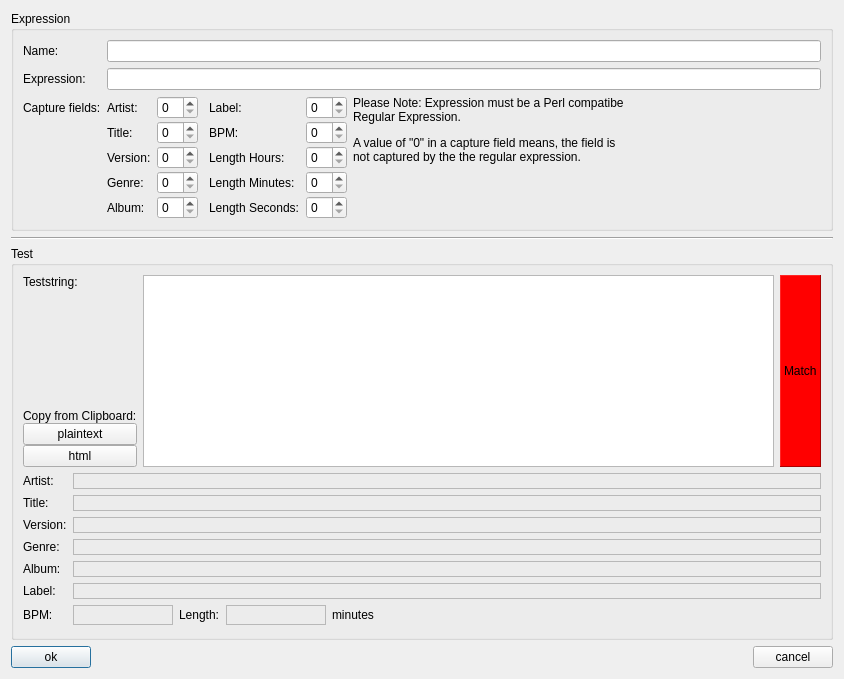
<?xml version="1.0" encoding="UTF-8"?>
<ui version="4.0">
 <class>RegExpEditClass</class>
 <widget class="QDialog" name="RegExpEditClass">
  <property name="windowModality">
   <enum>Qt::ApplicationModal</enum>
  </property>
  <property name="geometry">
   <rect>
    <x>0</x>
    <y>0</y>
    <width>844</width>
    <height>679</height>
   </rect>
  </property>
  <property name="windowTitle">
   <string>WinMusik Regular Expression Editor</string>
  </property>
  <property name="windowIcon">
   <iconset resource="../../resources.qrc">
    <normaloff>:/logo/resources/icon64.png</normaloff>:/logo/resources/icon64.png</iconset>
  </property>
  <layout class="QVBoxLayout" name="verticalLayout">
   <item>
    <widget class="QGroupBox" name="formGroupBox_2">
     <property name="title">
      <string>Expression</string>
     </property>
     <layout class="QFormLayout" name="formLayout_2">
      <item row="0" column="0">
       <widget class="QLabel" name="label">
        <property name="text">
         <string>Name:</string>
        </property>
       </widget>
      </item>
      <item row="1" column="0">
       <widget class="QLabel" name="label_2">
        <property name="text">
         <string>Expression:</string>
        </property>
       </widget>
      </item>
      <item row="1" column="1">
       <widget class="QLineEdit" name="pattern"/>
      </item>
      <item row="2" column="0">
       <widget class="QLabel" name="label_3">
        <property name="text">
         <string>Capture fields:</string>
        </property>
       </widget>
      </item>
      <item row="2" column="1">
       <layout class="QHBoxLayout" name="horizontalLayout_2">
        <item>
         <layout class="QFormLayout" name="formLayout">
          <property name="horizontalSpacing">
           <number>6</number>
          </property>
          <property name="verticalSpacing">
           <number>2</number>
          </property>
          <item row="0" column="0">
           <widget class="QLabel" name="label_4">
            <property name="text">
             <string>Artist:</string>
            </property>
           </widget>
          </item>
          <item row="3" column="0">
           <widget class="QLabel" name="label_7">
            <property name="text">
             <string>Genre:</string>
            </property>
           </widget>
          </item>
          <item row="4" column="0">
           <widget class="QLabel" name="label_12">
            <property name="text">
             <string>Album:</string>
            </property>
           </widget>
          </item>
          <item row="0" column="1">
           <widget class="QSpinBox" name="capture_artist">
            <property name="sizePolicy">
             <sizepolicy hsizetype="Preferred" vsizetype="Fixed">
              <horstretch>0</horstretch>
              <verstretch>0</verstretch>
             </sizepolicy>
            </property>
           </widget>
          </item>
          <item row="1" column="1">
           <widget class="QSpinBox" name="capture_title">
            <property name="sizePolicy">
             <sizepolicy hsizetype="Preferred" vsizetype="Fixed">
              <horstretch>0</horstretch>
              <verstretch>0</verstretch>
             </sizepolicy>
            </property>
           </widget>
          </item>
          <item row="2" column="1">
           <widget class="QSpinBox" name="capture_version">
            <property name="sizePolicy">
             <sizepolicy hsizetype="Preferred" vsizetype="Fixed">
              <horstretch>0</horstretch>
              <verstretch>0</verstretch>
             </sizepolicy>
            </property>
           </widget>
          </item>
          <item row="3" column="1">
           <widget class="QSpinBox" name="capture_genre">
            <property name="sizePolicy">
             <sizepolicy hsizetype="Preferred" vsizetype="Fixed">
              <horstretch>0</horstretch>
              <verstretch>0</verstretch>
             </sizepolicy>
            </property>
           </widget>
          </item>
          <item row="4" column="1">
           <widget class="QSpinBox" name="capture_album">
            <property name="sizePolicy">
             <sizepolicy hsizetype="Preferred" vsizetype="Fixed">
              <horstretch>0</horstretch>
              <verstretch>0</verstretch>
             </sizepolicy>
            </property>
           </widget>
          </item>
          <item row="2" column="0">
           <widget class="QLabel" name="label_6">
            <property name="text">
             <string>Version:</string>
            </property>
           </widget>
          </item>
          <item row="1" column="0">
           <widget class="QLabel" name="label_16">
            <property name="text">
             <string>Title:</string>
            </property>
           </widget>
          </item>
         </layout>
        </item>
        <item>
         <layout class="QFormLayout" name="formLayout_4">
          <property name="verticalSpacing">
           <number>2</number>
          </property>
          <property name="leftMargin">
           <number>5</number>
          </property>
          <item row="0" column="0">
           <widget class="QLabel" name="label_8">
            <property name="text">
             <string>Label:</string>
            </property>
           </widget>
          </item>
          <item row="0" column="1">
           <widget class="QSpinBox" name="capture_label"/>
          </item>
          <item row="1" column="0">
           <widget class="QLabel" name="label_13">
            <property name="text">
             <string>BPM:</string>
            </property>
           </widget>
          </item>
          <item row="2" column="0">
           <widget class="QLabel" name="label_9">
            <property name="text">
             <string>Length Hours:</string>
            </property>
           </widget>
          </item>
          <item row="3" column="0">
           <widget class="QLabel" name="label_10">
            <property name="text">
             <string>Length Minutes:</string>
            </property>
           </widget>
          </item>
          <item row="4" column="0">
           <widget class="QLabel" name="label_11">
            <property name="text">
             <string>Length Seconds:</string>
            </property>
           </widget>
          </item>
          <item row="1" column="1">
           <widget class="QSpinBox" name="capture_bpm"/>
          </item>
          <item row="2" column="1">
           <widget class="QSpinBox" name="capture_hours"/>
          </item>
          <item row="3" column="1">
           <widget class="QSpinBox" name="capture_minutes"/>
          </item>
          <item row="4" column="1">
           <widget class="QSpinBox" name="capture_seconds"/>
          </item>
         </layout>
        </item>
        <item>
         <widget class="QLabel" name="label_23">
          <property name="text">
           <string>&lt;html&gt;&lt;head/&gt;&lt;body&gt;&lt;p&gt;Please Note: Expression must be a Perl compatibe Regular Expression.&lt;/p&gt;&lt;p&gt;A value of &amp;quot;0&amp;quot; in a capture field means, the field is not captured by the the regular expression.&lt;/p&gt;&lt;p&gt;&lt;br/&gt;&lt;/p&gt;&lt;/body&gt;&lt;/html&gt;</string>
          </property>
          <property name="scaledContents">
           <bool>false</bool>
          </property>
          <property name="alignment">
           <set>Qt::AlignLeading|Qt::AlignLeft|Qt::AlignTop</set>
          </property>
          <property name="wordWrap">
           <bool>true</bool>
          </property>
         </widget>
        </item>
        <item>
         <spacer name="horizontalSpacer_2">
          <property name="orientation">
           <enum>Qt::Horizontal</enum>
          </property>
          <property name="sizeHint" stdset="0">
           <size>
            <width>40</width>
            <height>20</height>
           </size>
          </property>
         </spacer>
        </item>
       </layout>
      </item>
      <item row="0" column="1">
       <layout class="QHBoxLayout" name="horizontalLayout_5">
        <item>
         <widget class="QLineEdit" name="name"/>
        </item>
       </layout>
      </item>
     </layout>
    </widget>
   </item>
   <item>
    <widget class="Line" name="line">
     <property name="orientation">
      <enum>Qt::Horizontal</enum>
     </property>
    </widget>
   </item>
   <item>
    <widget class="QGroupBox" name="groupBox">
     <property name="sizePolicy">
      <sizepolicy hsizetype="Preferred" vsizetype="Expanding">
       <horstretch>0</horstretch>
       <verstretch>0</verstretch>
      </sizepolicy>
     </property>
     <property name="title">
      <string>Test</string>
     </property>
     <layout class="QVBoxLayout" name="verticalLayout_2">
      <item>
       <layout class="QHBoxLayout" name="horizontalLayout_3">
        <item>
         <layout class="QVBoxLayout" name="verticalLayout_3">
          <property name="spacing">
           <number>0</number>
          </property>
          <property name="leftMargin">
           <number>0</number>
          </property>
          <item>
           <widget class="QLabel" name="label_14">
            <property name="text">
             <string>Teststring:</string>
            </property>
           </widget>
          </item>
          <item>
           <spacer name="verticalSpacer_2">
            <property name="orientation">
             <enum>Qt::Vertical</enum>
            </property>
            <property name="sizeHint" stdset="0">
             <size>
              <width>20</width>
              <height>40</height>
             </size>
            </property>
           </spacer>
          </item>
          <item>
           <widget class="QLabel" name="label_25">
            <property name="text">
             <string>Copy from Clipboard:</string>
            </property>
            <property name="scaledContents">
             <bool>false</bool>
            </property>
            <property name="wordWrap">
             <bool>true</bool>
            </property>
           </widget>
          </item>
          <item>
           <widget class="QPushButton" name="copyPlaintext">
            <property name="text">
             <string>plaintext</string>
            </property>
           </widget>
          </item>
          <item>
           <widget class="QPushButton" name="copyHTML">
            <property name="text">
             <string>html</string>
            </property>
           </widget>
          </item>
         </layout>
        </item>
        <item>
         <widget class="QPlainTextEdit" name="teststring">
          <property name="readOnly">
           <bool>false</bool>
          </property>
         </widget>
        </item>
        <item>
         <widget class="QLabel" name="match_indicator">
          <property name="styleSheet">
           <string notr="true">background: red;</string>
          </property>
          <property name="frameShape">
           <enum>QFrame::Panel</enum>
          </property>
          <property name="frameShadow">
           <enum>QFrame::Raised</enum>
          </property>
          <property name="text">
           <string>Match</string>
          </property>
         </widget>
        </item>
       </layout>
      </item>
      <item>
       <layout class="QFormLayout" name="formLayout_3">
        <property name="fieldGrowthPolicy">
         <enum>QFormLayout::AllNonFixedFieldsGrow</enum>
        </property>
        <item row="0" column="0">
         <widget class="QLabel" name="label_15">
          <property name="text">
           <string>Artist:</string>
          </property>
         </widget>
        </item>
        <item row="0" column="1">
         <widget class="QLabel" name="test_artist">
          <property name="frameShape">
           <enum>QFrame::StyledPanel</enum>
          </property>
          <property name="frameShadow">
           <enum>QFrame::Plain</enum>
          </property>
          <property name="text">
           <string/>
          </property>
         </widget>
        </item>
        <item row="1" column="0">
         <widget class="QLabel" name="label_5">
          <property name="text">
           <string>Title:</string>
          </property>
         </widget>
        </item>
        <item row="1" column="1">
         <widget class="QLabel" name="test_title">
          <property name="frameShape">
           <enum>QFrame::StyledPanel</enum>
          </property>
          <property name="frameShadow">
           <enum>QFrame::Plain</enum>
          </property>
          <property name="text">
           <string/>
          </property>
         </widget>
        </item>
        <item row="2" column="0">
         <widget class="QLabel" name="label_17">
          <property name="text">
           <string>Version:</string>
          </property>
         </widget>
        </item>
        <item row="2" column="1">
         <widget class="QLabel" name="test_version">
          <property name="frameShape">
           <enum>QFrame::StyledPanel</enum>
          </property>
          <property name="frameShadow">
           <enum>QFrame::Plain</enum>
          </property>
          <property name="text">
           <string/>
          </property>
         </widget>
        </item>
        <item row="3" column="0">
         <widget class="QLabel" name="label_18">
          <property name="text">
           <string>Genre:</string>
          </property>
         </widget>
        </item>
        <item row="3" column="1">
         <widget class="QLabel" name="test_genre">
          <property name="frameShape">
           <enum>QFrame::StyledPanel</enum>
          </property>
          <property name="frameShadow">
           <enum>QFrame::Plain</enum>
          </property>
          <property name="text">
           <string/>
          </property>
         </widget>
        </item>
        <item row="4" column="0">
         <widget class="QLabel" name="label_19">
          <property name="text">
           <string>Album:</string>
          </property>
         </widget>
        </item>
        <item row="4" column="1">
         <widget class="QLabel" name="test_album">
          <property name="frameShape">
           <enum>QFrame::StyledPanel</enum>
          </property>
          <property name="frameShadow">
           <enum>QFrame::Plain</enum>
          </property>
          <property name="text">
           <string/>
          </property>
         </widget>
        </item>
        <item row="5" column="0">
         <widget class="QLabel" name="label_20">
          <property name="text">
           <string>Label:</string>
          </property>
         </widget>
        </item>
        <item row="5" column="1">
         <widget class="QLabel" name="test_label">
          <property name="frameShape">
           <enum>QFrame::StyledPanel</enum>
          </property>
          <property name="frameShadow">
           <enum>QFrame::Plain</enum>
          </property>
          <property name="text">
           <string/>
          </property>
         </widget>
        </item>
        <item row="6" column="0">
         <widget class="QLabel" name="label_21">
          <property name="text">
           <string>BPM:</string>
          </property>
         </widget>
        </item>
        <item row="6" column="1">
         <layout class="QHBoxLayout" name="horizontalLayout_4">
          <property name="spacing">
           <number>6</number>
          </property>
          <item>
           <widget class="QLabel" name="test_bpm">
            <property name="minimumSize">
             <size>
              <width>100</width>
              <height>0</height>
             </size>
            </property>
            <property name="frameShape">
             <enum>QFrame::StyledPanel</enum>
            </property>
            <property name="frameShadow">
             <enum>QFrame::Plain</enum>
            </property>
            <property name="text">
             <string/>
            </property>
           </widget>
          </item>
          <item>
           <widget class="QLabel" name="label_22">
            <property name="text">
             <string>Length:</string>
            </property>
           </widget>
          </item>
          <item>
           <widget class="QLabel" name="test_length">
            <property name="minimumSize">
             <size>
              <width>100</width>
              <height>0</height>
             </size>
            </property>
            <property name="frameShape">
             <enum>QFrame::StyledPanel</enum>
            </property>
            <property name="frameShadow">
             <enum>QFrame::Plain</enum>
            </property>
            <property name="text">
             <string/>
            </property>
           </widget>
          </item>
          <item>
           <widget class="QLabel" name="label_24">
            <property name="text">
             <string>minutes</string>
            </property>
           </widget>
          </item>
          <item>
           <spacer name="horizontalSpacer_3">
            <property name="orientation">
             <enum>Qt::Horizontal</enum>
            </property>
            <property name="sizeHint" stdset="0">
             <size>
              <width>40</width>
              <height>20</height>
             </size>
            </property>
           </spacer>
          </item>
         </layout>
        </item>
       </layout>
      </item>
      <item>
       <spacer name="verticalSpacer">
        <property name="orientation">
         <enum>Qt::Vertical</enum>
        </property>
        <property name="sizeHint" stdset="0">
         <size>
          <width>20</width>
          <height>40</height>
         </size>
        </property>
       </spacer>
      </item>
     </layout>
    </widget>
   </item>
   <item>
    <layout class="QHBoxLayout" name="horizontalLayout">
     <item>
      <widget class="QPushButton" name="okButton">
       <property name="text">
        <string>ok</string>
       </property>
       <property name="icon">
        <iconset resource="../../resources.qrc">
         <normaloff>:/icons/resources/button_ok.png</normaloff>:/icons/resources/button_ok.png</iconset>
       </property>
       <property name="iconSize">
        <size>
         <width>16</width>
         <height>16</height>
        </size>
       </property>
       <property name="default">
        <bool>true</bool>
       </property>
       <property name="flat">
        <bool>false</bool>
       </property>
      </widget>
     </item>
     <item>
      <spacer name="horizontalSpacer">
       <property name="orientation">
        <enum>Qt::Horizontal</enum>
       </property>
       <property name="sizeHint" stdset="0">
        <size>
         <width>40</width>
         <height>20</height>
        </size>
       </property>
      </spacer>
     </item>
     <item>
      <widget class="QPushButton" name="cancelButton">
       <property name="text">
        <string>cancel</string>
       </property>
       <property name="icon">
        <iconset resource="../../resources.qrc">
         <normaloff>:/icons/resources/cancel.png</normaloff>:/icons/resources/cancel.png</iconset>
       </property>
       <property name="iconSize">
        <size>
         <width>16</width>
         <height>16</height>
        </size>
       </property>
      </widget>
     </item>
    </layout>
   </item>
  </layout>
 </widget>
 <resources>
  <include location="../../resources.qrc"/>
 </resources>
 <connections/>
</ui>
